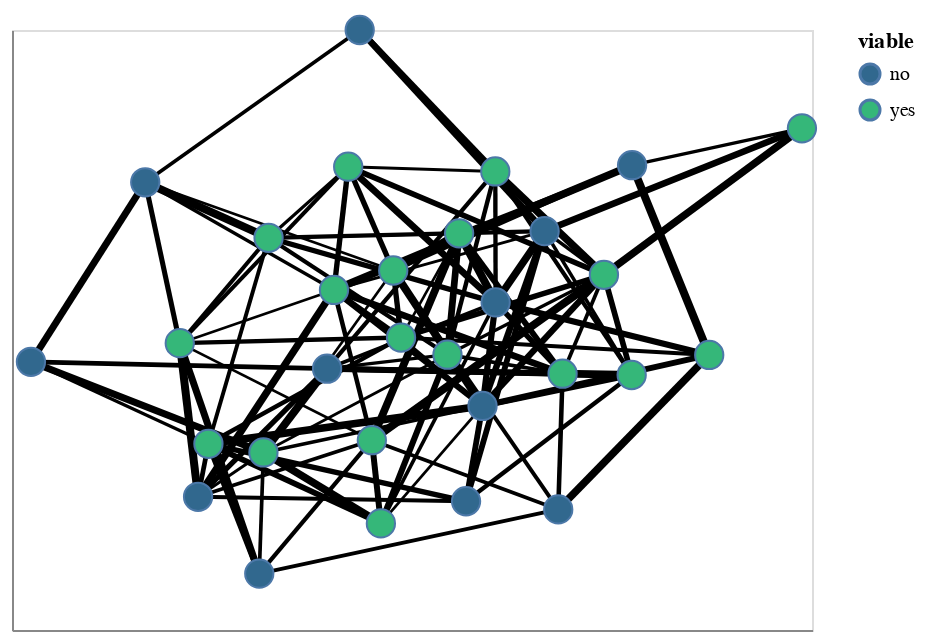

Source (notebook cell):
### Markdown cell above
Let's add some advanced exploration features using Altair.

### Code cell
# Get the node layer
edges = chart.layer[0]
nodes = chart.layer[1]

# Build a brush
brush = alt.selection_interval(encodings=['x', 'y'])
color = alt.Color('viable:N',  legend=None)

# Condition nodes based on brush
#nodes = nodes.encode(
 #   fill=alt.condition(brush, color, alt.value('gray')),
#).add_selection(
 #   brush
#)

# Create a bar graph to show highlighted nodes.
bars = alt.Chart(nodes.data).mark_bar().encode(
    x=alt.X('count()', scale=alt.Scale(domain=(0,20))),
    y='viable',
    color='viable',
).transform_filter(
    brush
)

alt.vconcat(edges+nodes)

### Figure 1 — Vega-Lite specification as saved in the notebook (floating-point values rounded to 4 significant figures; data arrays with more than 128 entries replaced by an {"elided": "..."} marker saying what was removed)
{"config": {"view": {"continuousWidth": 400, "continuousHeight": 300}}, "vconcat": [{"layer": [{"data": {"name": "data-1d7ee752f6015449e1ad20bcf32e592f"}, "mark": {"type": "line", "color": "black", "opacity": 1}, "encoding": {"detail": {"type": "quantitative", "field": "edge"}, "size": {"type": "quantitative", "field": "weight", "legend": null}, "x": {"type": "quantitative", "axis": {"grid": false, "labels": false, "ticks": false, "title": ""}, "field": "x"}, "y": {"type": "quantitative", "axis": {"grid": false, "labels": false, "ticks": false, "title": ""}, "field": "y"}}}, {"data": {"name": "data-8bd0918e749a3dac8c97d3f9d17ee892"}, "mark": {"type": "point", "opacity": 1, "size": 200, "strokeWidth": 1.0}, "encoding": {"fill": {"type": "nominal", "field": "viable", "scale": {"scheme": "viridis"}}, "tooltip": [{"type": "quantitative", "field": "weight"}, {"type": "quantitative", "field": "name"}, {"type": "nominal", "field": "viable"}], "x": {"type": "quantitative", "axis": {"grid": false, "labels": false, "ticks": false}, "field": "x"}, "y": {"type": "quantitative", "axis": {"grid": false, "labels": false, "ticks": false}, "field": "y"}}}]}], "$schema": "https://vega.github.io/schema/vega-lite/v4.8.1.json", "datasets": {"data-1d7ee752f6015449e1ad20bcf32e592f": {"elided": "214 records"}, "data-8bd0918e749a3dac8c97d3f9d17ee892": [{"viable": "yes", "y": 0.1841, "x": 0.4798, "weight": 0.09001, "name": 370}, {"viable": "no", "y": -0.5709, "x": 0.1351, "weight": -0.3211, "name": 87}, {"viable": "yes", "y": -0.3674, "x": -0.1004, "weight": 1.763, "name": 190}, {"viable": "no", "y": 0.09217, "x": 0.2091, "weight": -0.9178, "name": 80}, {"viable": "no", "y": -0.129, "x": -0.2123, "weight": -0.5907, "name": 360}, {"viable": "yes", "y": 0.6724, "x": 0.9748, "weight": -0.3575, "name": 480}, {"viable": "yes", "y": -0.1457, "x": 0.3765, "weight": 1.121, "name": 64}, {"viable": "yes", "y": -0.08226, "x": 0.08868, "weight": -0.3377, "name": 677}, {"viable": "yes", "y": -0.3793, "x": -0.509, "weight": -1.064, "name": 29}, {"viable": "yes", "y": -0.04378, "x": -0.5806, "weight": 2.692, "name": 158}, {"viable": "no", "y": 1.0, "x": -0.1308, "weight": 1.424, "name": 935}, {"viable": "no", "y": -0.2531, "x": 0.1763, "weight": 0.4743, "name": 736}, {"viable": "yes", "y": 0.1334, "x": -0.1951, "weight": 0.6501, "name": 361}, {"viable": "yes", "y": 0.5445, "x": -0.1595, "weight": 2.125, "name": 905}, {"viable": "no", "y": 0.4924, "x": -0.6669, "weight": 0.5052, "name": 430}, {"viable": "yes", "y": -0.02527, "x": -0.02741, "weight": 0.2931, "name": 8}, {"viable": "no", "y": -0.812, "x": -0.3818, "weight": 1.433, "name": 496}, {"viable": "no", "y": 0.3296, "x": 0.3315, "weight": 1.371, "name": 417}, {"viable": "no", "y": 0.5494, "x": 0.5502, "weight": 1.58, "name": 395}, {"viable": "yes", "y": -0.15, "x": 0.5492, "weight": -0.5558, "name": 364}, {"viable": "no", "y": -0.598, "x": 0.3656, "weight": 0.6376, "name": 804}, {"viable": "yes", "y": 0.5286, "x": 0.2082, "weight": -0.2358, "name": 348}, {"viable": "no", "y": -0.5559, "x": -0.5348, "weight": -0.856, "name": 16}, {"viable": "yes", "y": -0.4082, "x": -0.3714, "weight": -0.6592, "name": 750}, {"viable": "yes", "y": -0.6447, "x": -0.07781, "weight": 2.002, "name": 562}, {"viable": "yes", "y": 0.1984, "x": -0.04694, "weight": -1.172, "name": 637}, {"viable": "no", "y": -0.1059, "x": -0.9526, "weight": -1.911, "name": 617}, {"viable": "yes", "y": -0.08309, "x": 0.743, "weight": 0.2815, "name": 419}, {"viable": "yes", "y": 0.3223, "x": 0.1178, "weight": 0.4793, "name": 403}, {"viable": "yes", "y": 0.3073, "x": -0.3586, "weight": 0.8992, "name": 961}]}}
